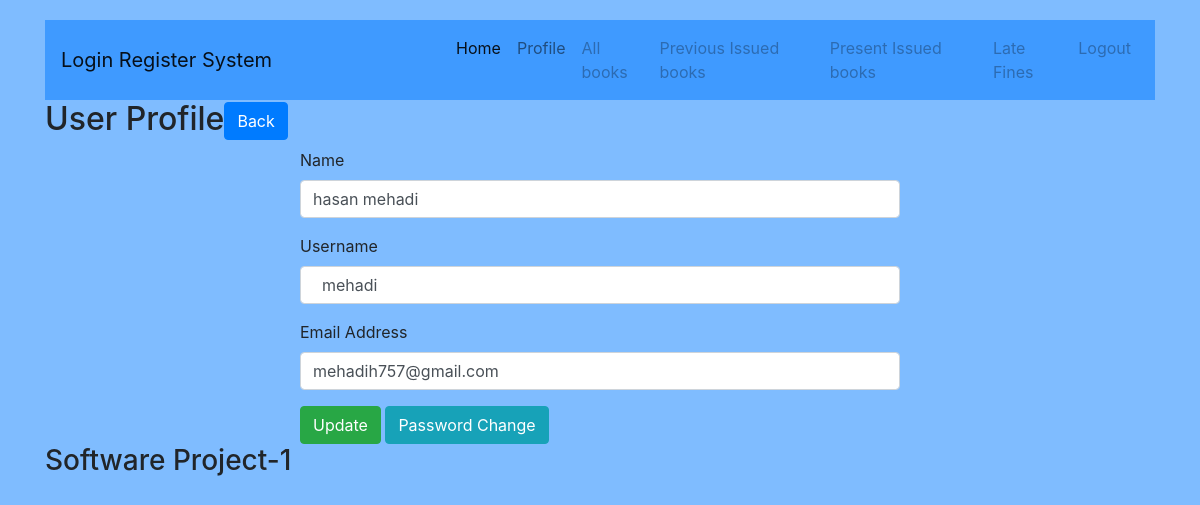
The app's page /lr/profile.php?id=1 (signed in) with its own data.
### tables this page shows
CREATE TABLE `tbl_user` (
  `id` int(11) NOT NULL,
  `name` varchar(50) NOT NULL,
  `username` varchar(50) NOT NULL,
  `email` varchar(50) NOT NULL,
  `password` varchar(50) NOT NULL
);

### lr/lib/User.php (called while the page is built, shortened)
<?php
	include_once 'Session.php';
	include 'Database.php';
	class User{
		private $db;
		public function __construct(){
			$this->db= new Database();
		}
		public function getUserById($id){
			$sql = "SELECT * FROM tbl_user WHERE id= :id LIMIT 1";
			$query = $this->db->pdo->prepare($sql);
			$query->bindvalue(':id', $id);
			$query->execute();
			$result = $query->fetch(PDO::FETCH_OBJ);
			return $result;
		}
	}
?>

### lr/lib/Database.php (called while the page is built)
<?php
	class Database{
		private $hostdb = "localhost";
		private $userdb = "root";
		private $passdb = "";
		private $namedb = "db_lr";
		public $pdo;
		public function __construct(){
				if (!isset($this->pdo)) {
					try{
						$link = new PDO("mysql:host=".$this->hostdb.";dbname=".$this->namedb, $this->userdb,$this->passdb);
						$link->setAttribute(PDO::ATTR_ERRMODE, PDO::ERRMODE_EXCEPTION);
						$link->exec("SET CHARACTER SET utf8");
						$this->pdo = $link;
				}catch(PDOException $e){
					die("Fail to connect with Database".$e->getMessage());
				}
			}
		}
	}
?>

### lr/lib/Session.php (called while the page is built, shortened)
<?php
	class Session{
		public static function get($key){
			if (isset($_SESSION[$key])) {
				return $_SESSION[$key];
			}else{
				return false;
			}
		}
	}
?>

### lr/profile.php (the view, shortened to what this page needs)
<?php
	include 'lib/user.php';
	include 'inc/header.php';
?>
<?php
if (isset($_GET['id'])) {
	$userid = (int)$_GET['id'];
}
$user = new User();
?>
		<div class="panel panel-default">
			<div class="panel-heading">
				<h2>User Profile<span class="pull-right"><a class="btn btn-primary" href="index.php">Back</a></span><h2/>
			</div>
			<div class="panel-body">
				<div style="max-width:600px; margin:0 auto">
<?php
		$userdata = $user->getUserById($userid);
		if ($userdata) {
?>
				<form action="" method="POST">
					<div class="form-group">
						<label for="name">Name</label>
						<input type="text" id="name" name="name" class="form-control" value="<?php echo $userdata->name; ?>">
					</div>
					<div class="form-group">
						<label for="username">Username</label>
						<input type="text" id="username" name="username" class="form-control" value=" <?php echo $userdata->username; ?>">
					</div>
					<div class="form-group">
						<label for="email">Email Address</label>
						<input type="text" id="email" name="email" class="form-control" value="<?php echo $userdata->email; ?>">
					</div>
					<?php
						$sesId = Session::get("id");
						if ($userid == $sesId) {
					?>
					<button type="submit" name="update" class="btn btn-success">Update</button>
					<a class="btn btn-info" href="changepass.php?id=<?php echo $userid; ?>">Password Change</a>
				<?php } ?>
				</form>
			<?php }?>
			</div>
			</div>
		</div>
		<?php
			include 'inc/footer.php';
		?>

### records on screen
tbl_user: name "hasan mehadi", username "mehadi", email "mehadih757@gmail.com"
